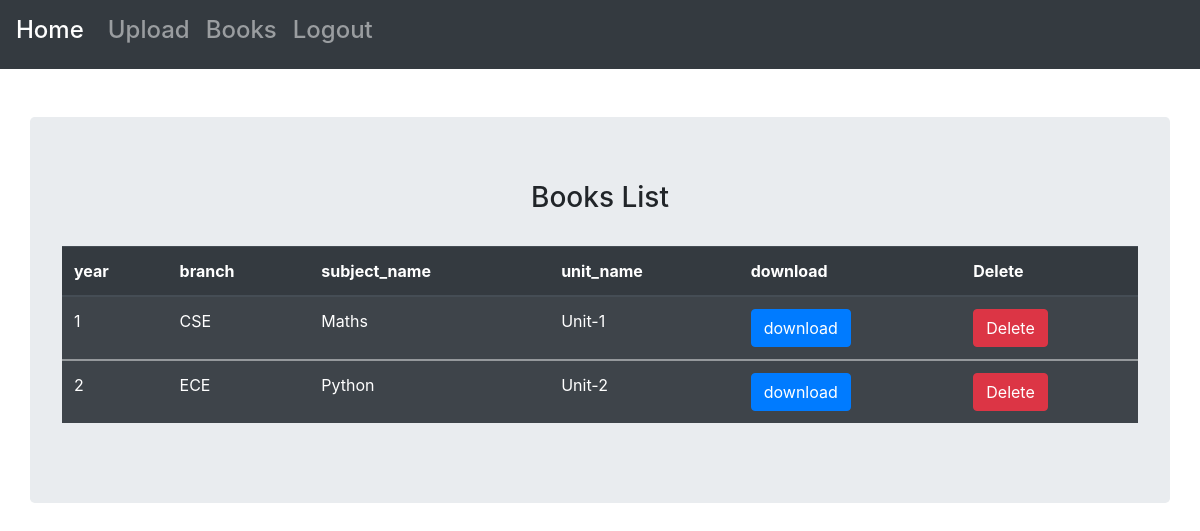
The page /myapp/books/ (signed in) on the database its author committed.
### myapp/models.py (models this page shows, shortened)
class Book(models.Model):
	year=models.IntegerField()
	branch=models.CharField(max_length=20)
	subject_name=models.CharField(max_length=100)
	unit_name=models.CharField(max_length=100,default='')
	file=models.FileField(upload_to='books/pdfs/')

### myapp/views.py (the view)
# urls.py: path("books/",views.books_list,name='books_list'),
def books_list(request):
	books=Book.objects.all()
	return render (request,'books_list.html',{"books":books})

### myapp/templates/books_list.html (shortened to what this page needs)
{% extends "base.html" %}
{% block body %}
<br><br>
<div class="container jumbotron">
	<h3 class=" d-flex justify-content-center">Books List</h3><br>
<table class="table table-striped table-dark">
	<thead>
		<tr>
			<th>year</th>
			<th>branch</th>
			<th>subject_name</th>
			<th>unit_name</th>
			<th>download</th>
			<th>Delete</th>
		</tr>
	</thead>
	{% for book in books %}
	<tbody>
		<tr>
			<td>{{ book.year }}</td>
			<td>{{ book.branch }}</td>
			<td>{{ book.subject_name }}</td>
			<td>{{ book.unit_name }}</td>
			<td><a class="btn btn-primary" href="{{ book.file.url }}">download</a></td>
			<td><form method='POST'>
				<a class="btn btn-danger" href="{% url 'myapp:delete_book' book.pk %}">Delete</a>
			</form></td>
		</tr>
	</tbody>
	{% endfor %}
</table>
</div>
{% endblock %}

### rows shown on the page
Book: year "1", branch "CSE", subject_name "Maths", unit_name "Unit-1"
Book: year "2", branch "ECE", subject_name "Python", unit_name "Unit-2"
